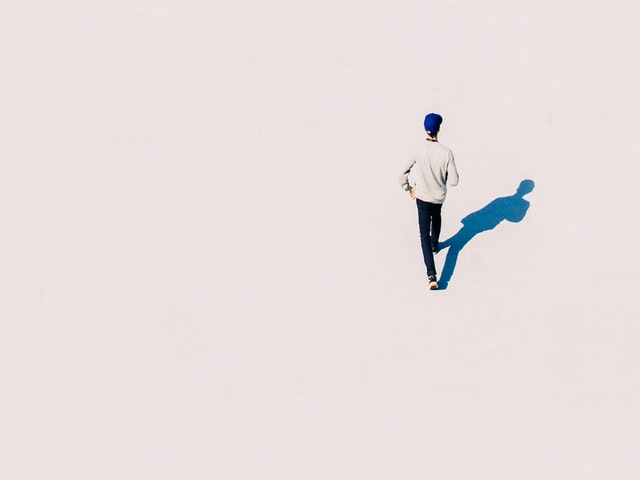
#> input picture Bolum_08_Haar_Cascade/body.jpg, 640 x 480 px
$ jupyter execute c07_body_detection_image.ipynb
#> lines starting #> are read from the running program, lines starting #| are printed output that depends on the picture; after the words box and inside, x2 and y2 are one past the last pixel; in counts of white or black regions, pixels touching at a corner belong together
[cell 1]
import cv2

[cell 2]
img = cv2.imread("body.jpg")
#> img is the input picture: shape (480, 640, 3); mean B, G, R 224.1, 225, 232.8

body_cascade = cv2.CascadeClassifier("fullbody.xml")

gray = cv2.cvtColor(img, cv2.COLOR_BGR2GRAY)

[cell 3]
bodies = body_cascade.detectMultiScale(gray, 1.1, 1)
#> bodies = [[398, 157, 66, 133], [370, 70, 129, 258]]

for x, y, w, h in bodies:
    cv2.rectangle(img, (x, y), (x + w, y + h), (0, 0, 255), 2)
#> this loop made 2 passes
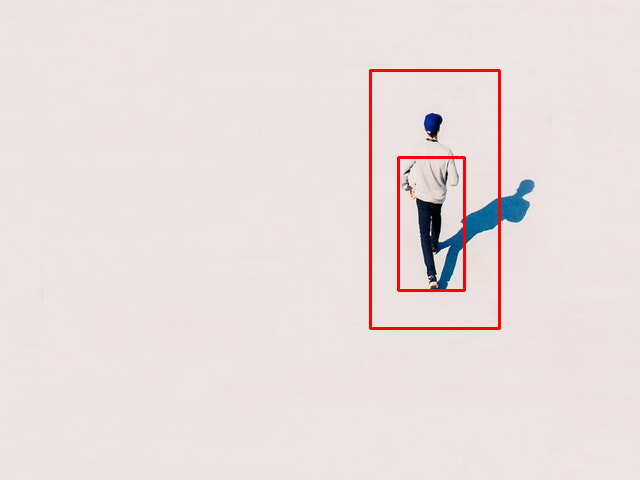
#> img: shape (480, 640, 3); 1.14% of pixels changed, all inside (x1, y1, x2, y2) = (369, 69, 501, 330)

cv2.imshow("Body Deection", img)
cv2.waitKey(0)
cv2.destroyAllWindows()
